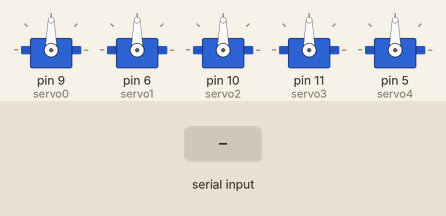
Recording of a sketch running on a simulated Arduino Uno, built with avr-gcc and run on an emulated ATmega328P. Shown: 5 × servo. The inputs (shaded band) are chosen by the test bench.

Above: at 1.2 s.
1.3 s: "1" received over Serial
At 2.1 s:
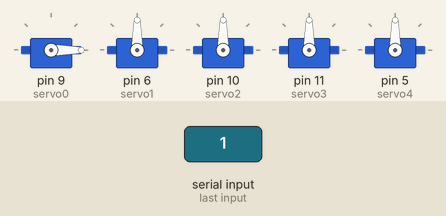
2.9 s: "2" received over Serial
At 3.3 s:
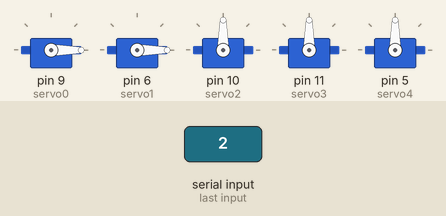
4.5 s: "3" received over Serial
At 5.7 s:
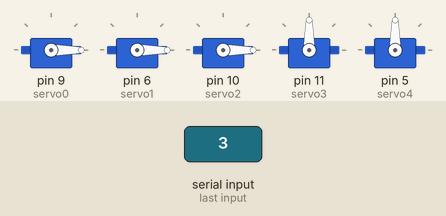
6.1 s: "4" received over Serial
At 7.0 s:
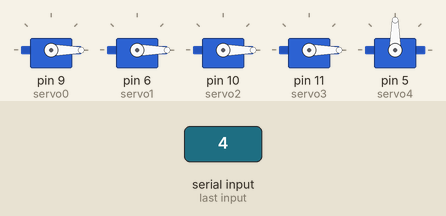
7.7 s: "5" received over Serial
At 8.2 s:
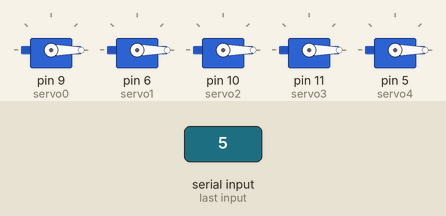
9.3 s: "1" received over Serial
At 10.6 s:
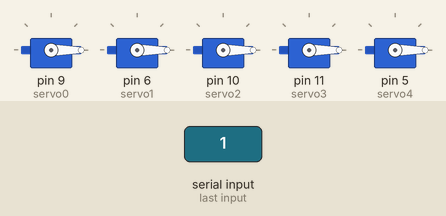
Timing chart, 0 to 11.9 s (numbered marks = the images above; inputs shaded):
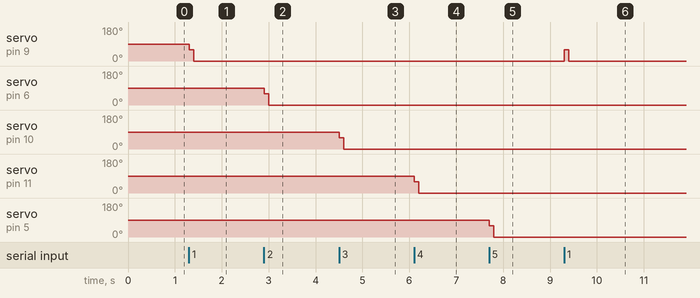

Measured:
- after the input at 1.3 s, servo on pin 9 (servo0): 90° → 60° at once, → 0° 0.10 s later
- after the input at 2.9 s, servo on pin 6 (servo1): 90° → 60° at once, → 0° 0.10 s later
- after the input at 4.5 s, servo on pin 10 (servo2): 90° → 60° at once, → 0° 0.10 s later
- after the input at 6.1 s, servo on pin 11 (servo3): 90° → 60° at once, → 0° 0.10 s later
- after the input at 7.7 s, servo on pin 5 (servo4): 90° → 60° at once, → 0° 0.10 s later
- after the input at 9.3 s, servo on pin 9 (servo0): 0° → 60° at once, → 0° 0.10 s later

The sketch:

gladosh_servo.ino
```cpp
#include <Servo.h>    //dodanie biblioteki serwa
// #include <Keypad.h>   //dodanie biblioteki keypad

Servo servo0, servo1, servo2, servo3, servo4;          //zainicjowanie serwa
int pos = 0;          //zainicjowanie pozycji serwa na 0

/*  Zainicjowanie zmiennych dla macierzy dwuwymiarowej
 *  do odczytu przyciskow klawiaturki.
 *  Z klawiatury matrix 4x4 bedziemy uzywac tylko pierwszego
 *  rzedu i trzech pierwszych kolumn klawiszy 1-3, by
 *  zminimalizowac liczbe potrzebnych do uzycia pinow
 *  Datasheet:
 *  https://www.parallax.com/sites/default/files/downloads/27899-4x4-Matrix-Membrane-Keypad-v1.2.pdf
 */

 /*
const byte ROW = 1;
const byte COLS = 3;

char keys[ROW][COLS]={
  {'1', '2', '3'}
  };

byte rowPins[ROW] = {8};
byte colPins[COLS] = {7, 6, 5};

Keypad kpd= Keypad( makeKeymap(keys), rowPins, colPins, ROW, COLS);

*/
void setup() {
  servo0.attach(9);  //podepniecie obslugi serwa do pinu 9
  servo1.attach(6);
  servo2.attach(10);
  servo3.attach(11);
  servo4.attach(5);
  Serial.begin(9600); //okreslenie portu seryjnego na 9600
}

void loop() {
   //char input = kpd.getKey(); //odczytanie wartosci z keypadu
  char input = Serial.read(); //odczytanie wartosci wpisanej w konsoli portu seryjnego
  if(input) {
    switch(input){
   /*   case '1':       //przy wcisnieciu 1 serwo porusza sie o 10
        pos += 10;    //stopni w strone przeciwna do wskazowek zegara
        servo.write(pos);
        break;
      case '2':       //przy wcisnieciu 2 serwo porusza sie o 10
        pos -= 10;    stopni w strone zgodna ze wskazowkai zegara
        servo.write(pos);
        break;
      case '3':     //przy wcisnieciu 3 serwo wykonuje mala serie ruchow
        pos = 0;
        for (int i = 0; i < 3; i++){
          pos += 15;
          servo.write(pos);
          delay(100);
          pos -= 3;
          servo.write(pos);
          delay(100);
     */
         case '1':
        servo0.write(0);
        pos += 60;    //stopni w strone przeciwna do wskazowek zegara
        servo0.write(pos);
        delay(100);
        pos -= 60;
        servo0.write(pos);
        delay(100);
        break;
        case '2':
        servo1.write(0);
        pos += 60;    //stopni w strone przeciwna do wskazowek zegara
        servo1.write(pos);
        delay(100);
        pos -= 60;
        servo1.write(pos);
        delay(100);
        break;
        case '3':
        servo2.write(0);
        pos += 60;    //stopni w strone przeciwna do wskazowek zegara
        servo2.write(pos);
        delay(100);
        pos -= 60;
        servo2.write(pos);
        delay(100);
        break;
        case '4':
        servo3.write(0);
        pos += 60;    //stopni w strone przeciwna do wskazowek zegara
        servo3.write(pos);
        delay(100);
        pos -= 60;
        servo3.write(pos);
        delay(100);
        break;
        case '5':
        servo4.write(0);
        pos += 60;
        servo4.write(pos);
        delay(100);
        pos -= 60;
        servo4.write(pos);
        delay(100);
        break;

  //   }
      //  pos += 30;
     //   servo.write(pos);
      //  delay(100);
//        break;
      }
    }
}
```
